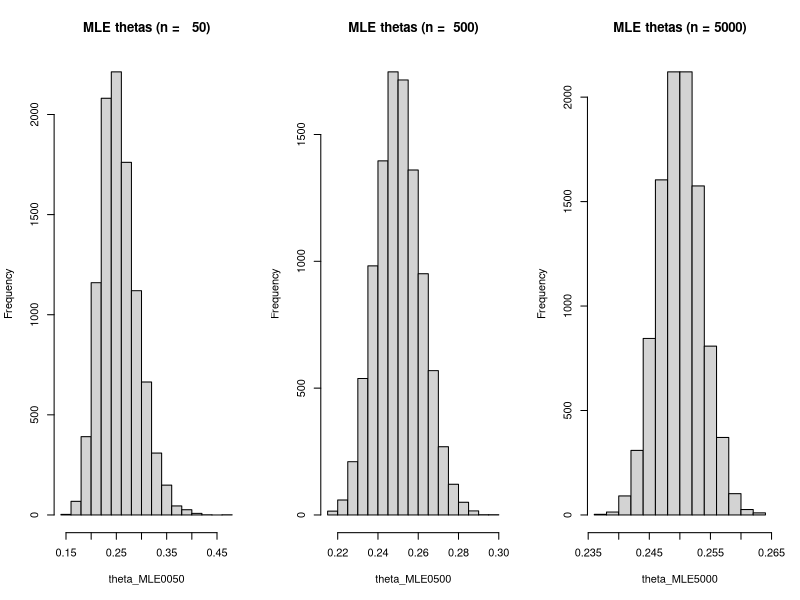
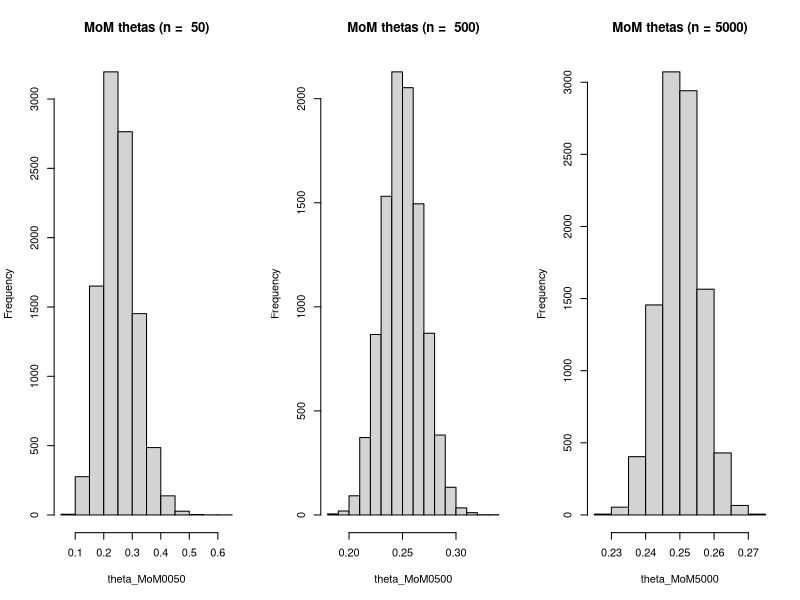

Reproduce these figures in R, in order.
## ---- chunk 1
knitr::opts_chunk$set(echo = TRUE)
## ---- chunk 2
set.seed(3)
theta <- 0.25; N <- 10000
ln_x0050_bar <- rep(0,N) # sample means of   50 beta RVs
ln_x0500_bar <- rep(0,N) # sample means of  500 beta RVs
ln_x5000_bar <- rep(0,N) # sample means of 5000 beta RVs

for (k in 1:N)
{
  ln_x0050_bar[k] <- mean(log(rbeta(  50,theta,1)))
  ln_x0500_bar[k] <- mean(log(rbeta( 500,theta,1)))
  ln_x5000_bar[k] <- mean(log(rbeta(5000,theta,1)))
}

theta_MLE0050 <- -1/ln_x0050_bar
theta_MLE0500 <- -1/ln_x0500_bar
theta_MLE5000 <- -1/ln_x5000_bar

par(mfrow=c(1,3))
hist(theta_MLE0050,main="MLE thetas (n =   50)")
hist(theta_MLE0500,main="MLE thetas (n =  500)")
hist(theta_MLE5000,main="MLE thetas (n = 5000)")
mean<-c(mean(theta_MLE0050), mean(theta_MLE0500), mean(theta_MLE5000))
sd<-c(sd(theta_MLE0050), sd(theta_MLE0500), sd(theta_MLE5000))
data.frame(Mean=mean, StandDev=sd, row.names = c("MLE n=50","MLE n=500","MLE n=5000"))
## ---- chunk 3
set.seed(4)
theta <- 0.25; N <- 10000
xbars0050 <- rep(0,N) # sample means of   50 beta RVs
xbars0500 <- rep(0,N) # sample means of  500 beta RVs
xbars5000 <- rep(0,N) # sample means of 5000 beta RVs


for (k in 1:N)
{
  xbars0050[k] <- mean(rbeta(  50,theta,1))
  xbars0500[k] <- mean(rbeta( 500,theta,1))
  xbars5000[k] <- mean(rbeta(5000,theta,1))
}

theta_MoM0050 <- xbars0050/(1-xbars0050)
theta_MoM0500 <- xbars0500/(1-xbars0500)
theta_MoM5000 <- xbars5000/(1-xbars5000)

par(mfrow=c(1,3))
hist(theta_MoM0050,main="MoM thetas (n =  50)")
hist(theta_MoM0500,main="MoM thetas (n =  500)")
hist(theta_MoM5000,main="MoM thetas (n = 5000)")
mean<-c(mean(theta_MoM0050), mean(theta_MoM0500), mean(theta_MoM5000))
sd<-c(sd(theta_MoM0050), sd(theta_MoM0500), sd(theta_MoM5000))
data.frame(Mean=mean, StandDev=sd, row.names = c("MoM n=50","MoM n=500","MoM n=5000"))
